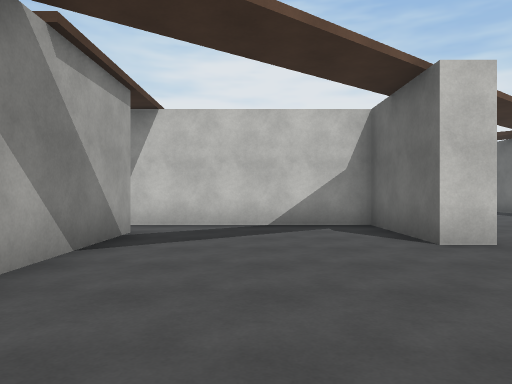
View 1 (above)

16 first-person views from a walk through a scene from a Unity 3-D project. The camera is 1.4 m above the floor, looks level and sees 70° across. The floor is counted in squares, 2 m on a side. Each view is taken from the middle of a square. On the plan, view 1 faces up. The plan holds only what a view shows up to about 11 squares ahead; the rest is blank. The place goes on beyond the plan. The player is left out. Surface patterns are stand-ins for the level's own textures.

View 2
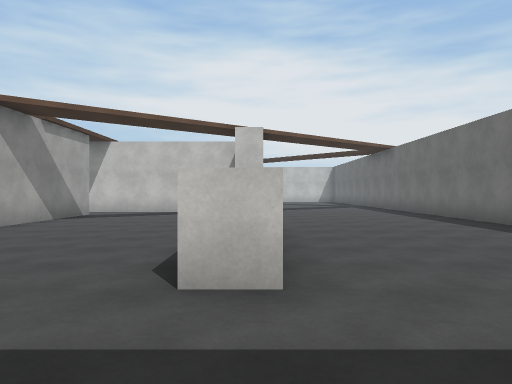

View 3
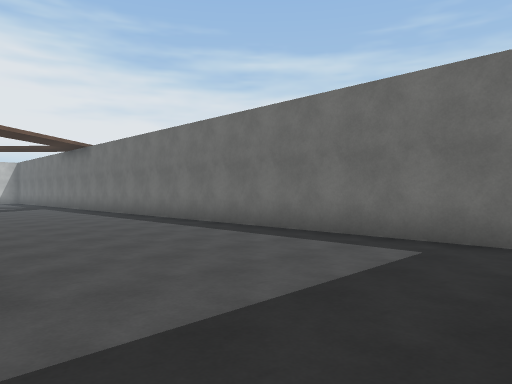

View 4
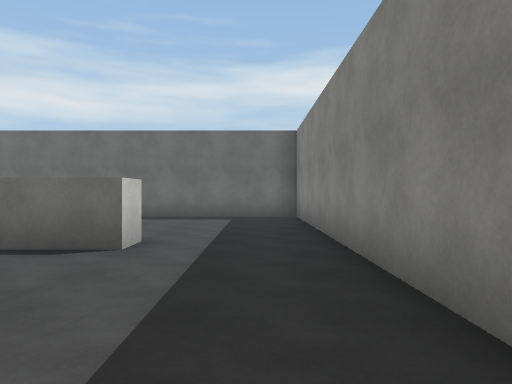

View 5
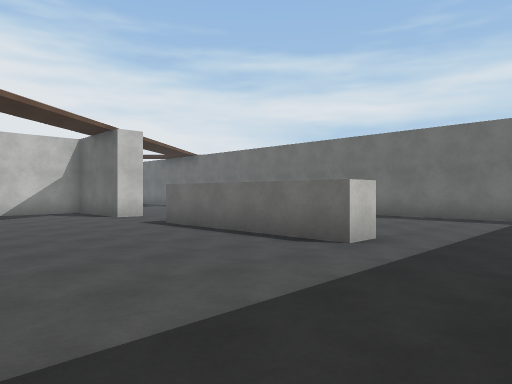

View 6
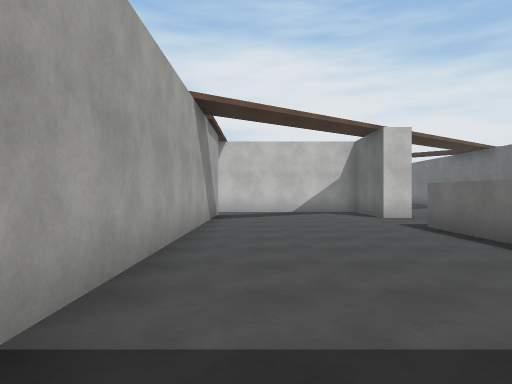

View 7
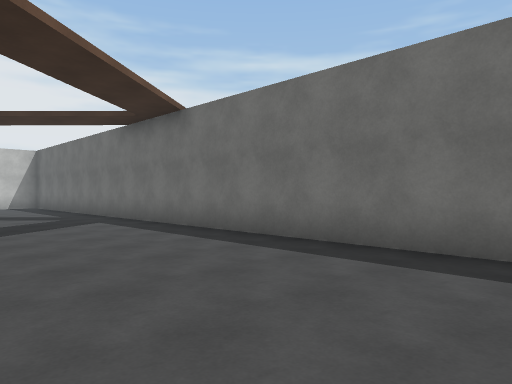

View 8
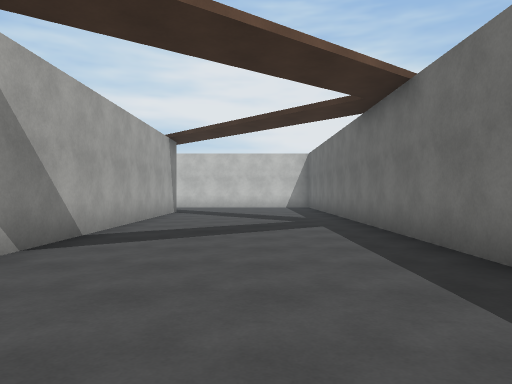

View 9
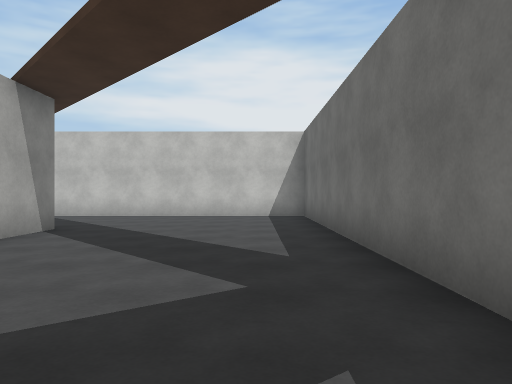

View 10
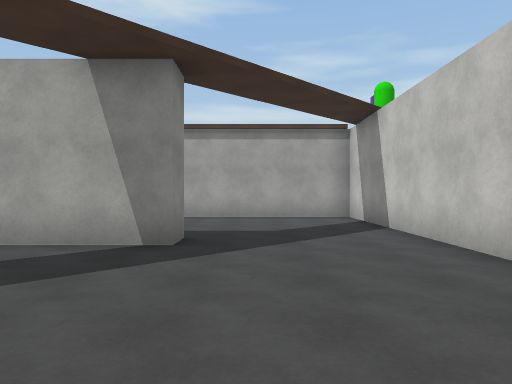

View 11
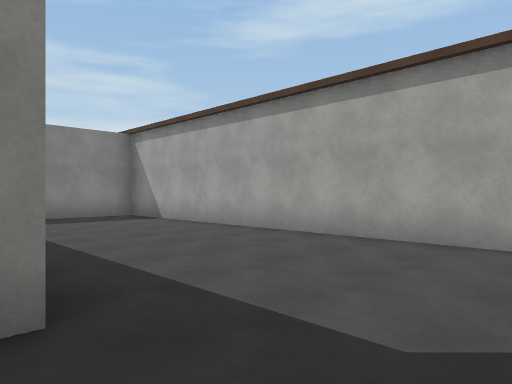

View 12
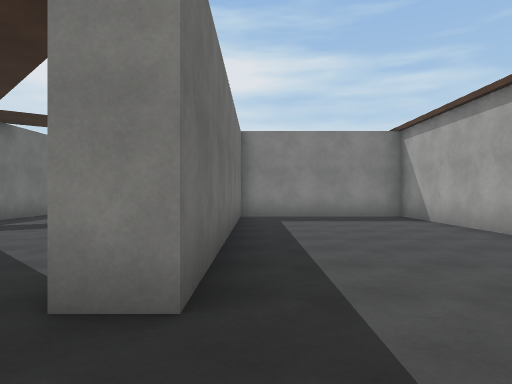

View 13
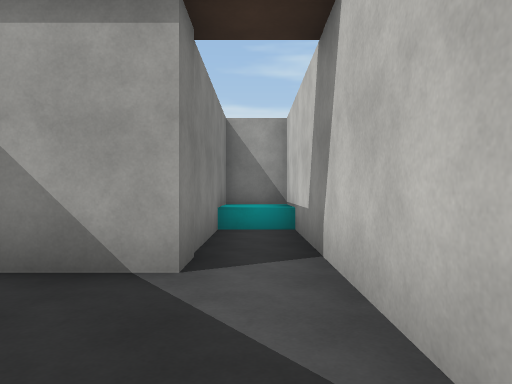

View 14
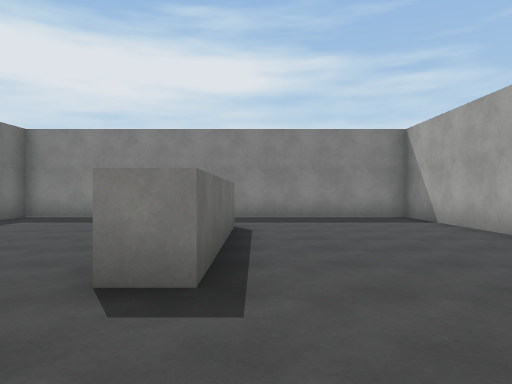

View 15
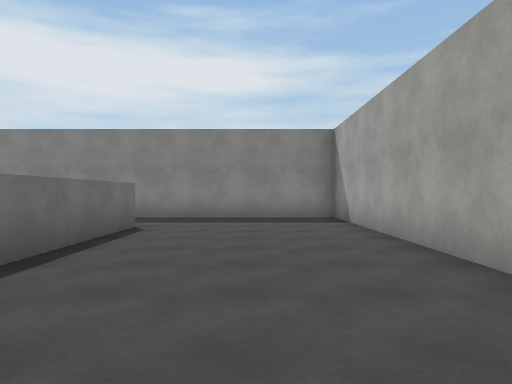

View 16
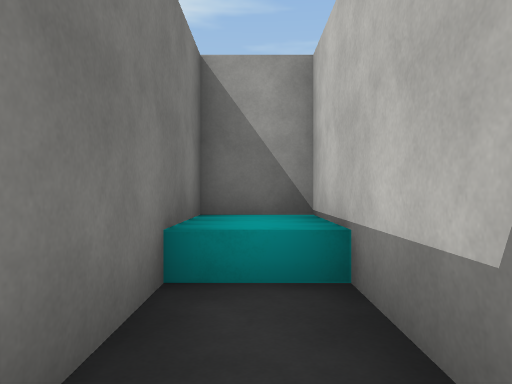

### Floor plan
Points are (right, up) in squares from view 1. A wall is a line through its corners. A room is listed if a view was taken in it or the views show most of it. See-through windows are left out.
Room 1 (views 1, 2, 3, 4, 5, 6, 7, 8, 9, 10, 11, 12, 13, 14, 15, 16)
walls: (2.4, 8.9) (2.4, 16.9) (3.2, 16.9) (3.2, 8); (3.2, 4.8) (2.4, 4.8) (2.4, 7.7) (-7.7, 7.7) (-7.7, 6.3) (-2.2, 6.3) (-2.2, -5.2) (8.4, -5.2) (8.4, 20.6) (-2.2, 20.6) (-2.2, 8.5) (2.5, 8.5); (3.2, -2.4) (2.4, -2.4) (2.4, 2.3) (3.2, 2.3)
low walls: (-5.8, 7.8) (-5.8, 6.2)

Positions as (right, up) in squares from view 1, and headings:
1: (0, 0), facing up
2: (3, -5), facing up
3: (3, -5), facing up-right
4: (-2, -4), facing right
5: (-2, -5), facing up-right
6: (-1, -5), facing up
7: (4, 3), facing up-right
8: (6, 4), facing up
9: (7, 10), facing up
10: (8, 18), facing left
11: (3, 19), facing down-left
12: (2, 19), facing down
13: (1, 7), facing left
14: (2, 5), facing down
15: (0, 5), facing down
16: (-3, 7), facing left
